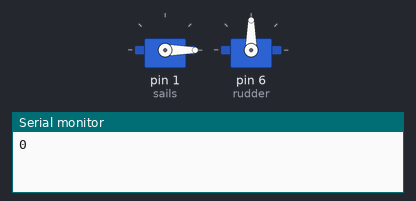
This sketch was run on a simulated Arduino Mega 2560, built with avr-gcc and run on an emulated ATmega2560. Parts: 2 × servo, the last lines printed to the serial monitor.

Above: at 0.05 s.
At 0.45 s:
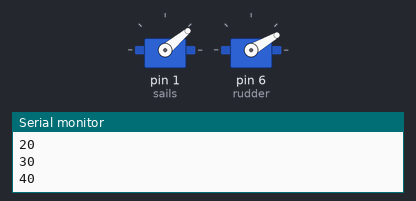
At 0.9 s:
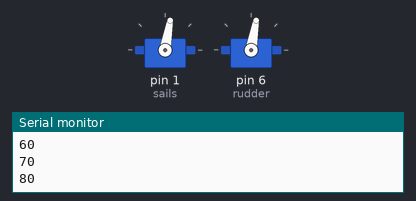
At 1.8 s:
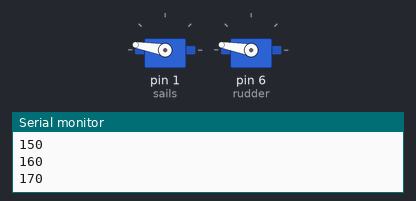
Timing chart, 0 to 4.2 s (numbered marks = the images above):
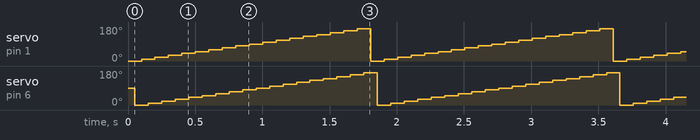

Measured:
- by itself, servo on pin 1 (sails): repeats every 1.8 s: 20° 0.10 s, 30° 0.10 s, 40° 0.10 s, 50° 0.10 s, 60° 0.10 s, 70° 0.10 s, 80° 0.10 s, 90° 0.10 s, 100° 0.10 s, 110° 0.10 s, 120° 0.10 s, 130° 0.10 s, 140° 0.10 s, 150° 0.10 s, 160° 0.10 s, 170° 0.10 s, 0° 0.10 s, 10° 0.10 s
- by itself, servo on pin 6 (rudder): repeats every 1.8 s: 10° 0.10 s, 20° 0.10 s, 30° 0.10 s, 40° 0.10 s, 50° 0.10 s, 60° 0.10 s, 70° 0.10 s, 80° 0.10 s, 90° 0.10 s, 100° 0.10 s, 110° 0.10 s, 120° 0.10 s, 130° 0.10 s, 140° 0.10 s, 150° 0.10 s, 160° 0.10 s, 170° 0.10 s, 0° 0.10 s

The sketch:

megaTest.ino
```cpp
//Servo Testing Suite for Sailboat
//pins for the arduino mega 2560 used for testing purposes.

#include <Servo.h>

Servo sails;
Servo rudder;

int angle;

void setup() {
  sails.attach(1);
  rudder.attach(6);
  Serial.begin(9600);
}

void loop() {
  for (int i = 0; i < 180; i = i + 10) {
    angle = i;
    sails.write(angle);
    Serial.print(angle);
    Serial.print("\n");
    delay(50);
    rudder.write(angle);
    delay(50);

  }

}
```
